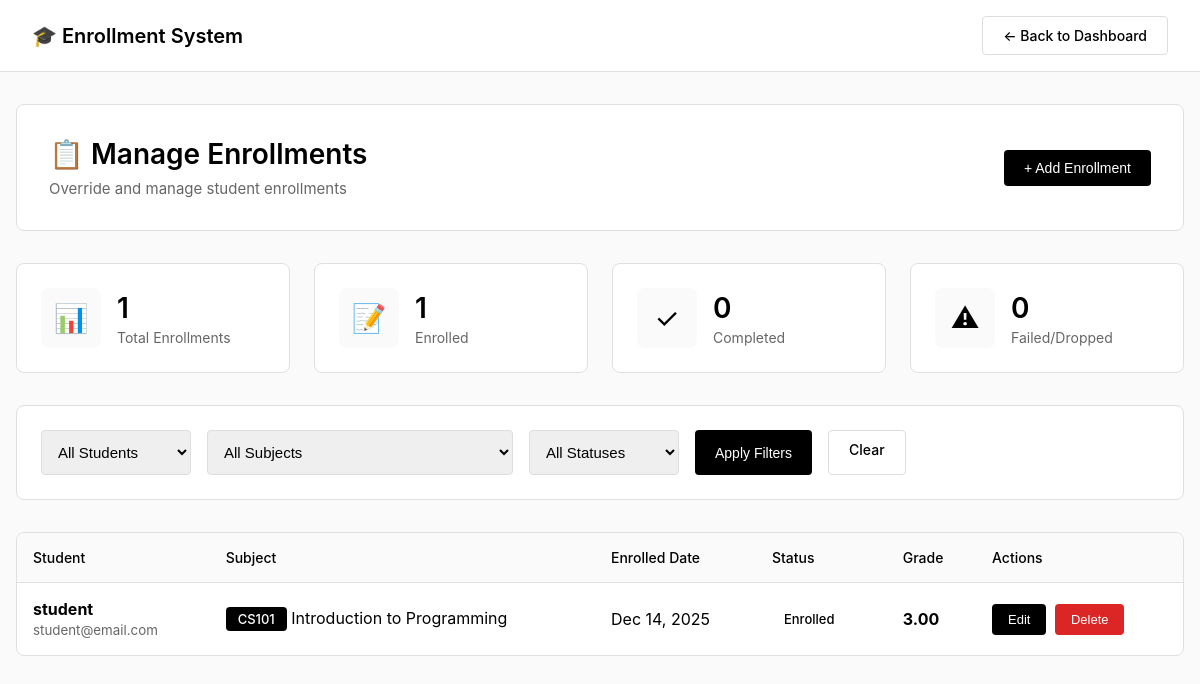
/admin/enrollments.php (signed in), run on the app's committed database.
### tables this page shows
CREATE TABLE `enrollments` (
  `id` int(11) NOT NULL,
  `student_id` int(11) NOT NULL,
  `subject_id` int(11) NOT NULL,
  `enrollment_date` timestamp NOT NULL DEFAULT current_timestamp(),
  `status` enum('Enrolled','Completed','Dropped','Failed') DEFAULT 'Enrolled',
  `grade` decimal(5,2) DEFAULT NULL,
  `remarks` text DEFAULT NULL
);

CREATE TABLE `users` (
  `id` int(11) NOT NULL,
  `username` varchar(50) NOT NULL,
  `password` varchar(255) NOT NULL,
  `full_name` varchar(100) NOT NULL,
  `email` varchar(100) NOT NULL,
  `user_type` enum('Student','Faculty','Administrator') NOT NULL,
  `profile_picture` varchar(255) DEFAULT NULL,
  `signature` varchar(255) DEFAULT NULL,
  `created_at` timestamp NOT NULL DEFAULT current_timestamp()
);

CREATE TABLE `subjects` (
  `id` int(11) NOT NULL,
  `subject_code` varchar(20) NOT NULL,
  `subject_name` varchar(100) NOT NULL,
  `description` text DEFAULT NULL,
  `units` int(11) NOT NULL DEFAULT 3,
  `faculty_id` int(11) DEFAULT NULL,
  `created_at` timestamp NOT NULL DEFAULT current_timestamp()
);

### admin/enrollments.php (the view, shortened to what this page needs)
<?php
require_once '../config.php';
$query = "
    SELECT
        e.id,
        e.enrollment_date,
        e.grade,
        e.status,
        e.remarks,
        u.id as student_id,
        u.full_name as student_name,
        u.email as student_email,
        s.id as subject_id,
        s.subject_code,
        s.subject_name
    FROM enrollments e
    JOIN users u ON e.student_id = u.id
    JOIN subjects s ON e.subject_id = s.id
    WHERE 1=1
";
$params = [];
$query .= " ORDER BY e.enrollment_date DESC";
$query = $db->prepare($query);
$query->execute($params);
$enrollments = $query->fetchAll();
$stats = $db->query("
    SELECT
        COUNT(*) as total,
        SUM(CASE WHEN status = 'Enrolled' THEN 1 ELSE 0 END) as enrolled,
        SUM(CASE WHEN status = 'Completed' THEN 1 ELSE 0 END) as completed,
        SUM(CASE WHEN status = 'Failed' THEN 1 ELSE 0 END) as failed,
        SUM(CASE WHEN status = 'Dropped' THEN 1 ELSE 0 END) as dropped
    FROM enrollments
")->fetch();
?>
<!DOCTYPE html>
<html lang="en">
<head>
    <link rel="stylesheet" href="../css/main.css">
    <link rel="stylesheet" href="../css/admin.css">
</head>
<body>
    <nav class="navbar">
        <a href="../index.php" class="navbar-brand">🎓 Enrollment System</a>
        <a href="../index.php" class="btn btn-secondary">← Back to Dashboard</a>
    </nav>
    <div class="container">
        <div class="page-header">
            <div>
                <h1>📋 Manage Enrollments</h1>
                <p>Override and manage student enrollments</p>
            </div>
            <button class="btn btn-primary" onclick="openModal()">+ Add Enrollment</button>
        </div>
        <div class="stats-grid">
            <div class="stat-card">
                <div class="stat-icon icon-blue">📊</div>
                <div class="stat-info">
                    <h3><?php echo $stats['total']; ?></h3>
                    <p>Total Enrollments</p>
                </div>
            </div>
            <div class="stat-card">
                <div class="stat-icon icon-purple">📝</div>
                <div class="stat-info">
                    <h3><?php echo $stats['enrolled']; ?></h3>
                    <p>Enrolled</p>
                </div>
            </div>
            <div class="stat-card">
                <div class="stat-icon icon-green">✓</div>
                <div class="stat-info">
                    <h3><?php echo $stats['completed']; ?></h3>
                    <p>Completed</p>
                </div>
            </div>
            <div class="stat-card">
                <div class="stat-icon icon-orange">⚠</div>
                <div class="stat-info">
                    <h3><?php echo $stats['failed'] + $stats['dropped']; ?></h3>
                    <p>Failed/Dropped</p>
                </div>
            </div>
        </div>
        <div class="filter-bar">
            <form method="GET" style="display: contents;">
                <select name="student_id" class="filter-select">
                    <option value="">All Students</option>
                </select>
                <select name="subject_id" class="filter-select">
                    <option value="">All Subjects</option>
                </select>
                <select name="status" class="filter-select">
                    <option value="">All Statuses</option>
                </select>
                <button type="submit" class="btn btn-primary">Apply Filters</button>
                <a href="enrollments.php" class="btn btn-secondary">Clear</a>
            </form>
        </div>
        <div class="table-container">
            <table>
                <thead>
                    <tr>
                        <th>Student</th>
                        <th>Subject</th>
                        <th>Enrolled Date</th>
                        <th>Status</th>
                        <th>Grade</th>
                        <th>Actions</th>
                    </tr>
                </thead>
                <tbody>
                    <?php if (empty($enrollments)): ?>
                        <tr>
                            <td colspan="6" style="text-align: center; padding: 2rem; color: #666;">
                                No enrollments found
                            </td>
                        </tr>
                    <?php else: ?>
                        <?php foreach ($enrollments as $enrollment): ?>
                            <tr>
                                <td>
                                    <strong><?php echo htmlspecialchars($enrollment['student_name']); ?></strong><br>
                                    <small style="color: #666;"><?php echo htmlspecialchars($enrollment['student_email']); ?></small>
                                </td>
                                <td>
                                    <span class="subject-code-badge"><?php echo htmlspecialchars($enrollment['subject_code']); ?></span>
                                    <?php echo htmlspecialchars($enrollment['subject_name']); ?>
                                </td>
                                <td><?php echo date('M d, Y', strtotime($enrollment['enrollment_date'])); ?></td>
                                <td>
                                    <span class="role-badge role-<?php echo strtolower($enrollment['status']); ?>">
                                        <?php echo htmlspecialchars($enrollment['status']); ?>
                                    </span>
                                </td>
                                <td>
                                    <?php if ($enrollment['grade']): ?>
                                        <strong><?php echo $enrollment['grade']; ?></strong>
                                    <?php else: ?>
                                        <span style="color: #999;">Not graded</span>
                                    <?php endif; ?>
                                </td>
                                <td>
                                    <button class="btn btn-primary btn-sm" onclick='editEnrollment(<?php echo json_encode($enrollment); ?>)'>Edit</button>
                                    <form method="POST" style="display: inline;" onsubmit="return confirm('Delete this enrollment?');">
                                        <button type="submit" class="btn btn-danger btn-sm">Delete</button>
                                    </form>
                                </td>
                            </tr>
                        <?php endforeach; ?>
                    <?php endif; ?>
                </tbody>
            </table>
        </div>
    </div>
</body>
</html>

### css/main.css (style rules this page uses)
* { margin: 0; padding: 0; box-sizing: border-box; }
body { font-family: -apple-system, BlinkMacSystemFont, 'Segoe UI', sans-serif; background: #fafafa; min-height: 100vh; color: #000; }
.navbar { background: white; padding: 1rem 2rem; border-bottom: 1px solid #e0e0e0; display: flex; justify-content: space-between; align-items: center; }
.navbar-brand { font-size: 1.25rem; font-weight: 600; color: #000; text-decoration: none; }
.container { max-width: 1200px; margin: 0 auto; padding: 2rem 1rem; }
.btn { display: inline-block; padding: 0.625rem 1.25rem; background: #000; color: white; text-decoration: none; border-radius: 4px; border: none; cursor: pointer; font-size: 0.875rem; transition: opacity 0.2s; font-weight: 500; }
.btn-secondary { background: white; color: #000; border: 1px solid #ddd; }
.btn-primary { background: #000; color: white; }
.btn-danger { background: #dc2626; }
.btn-sm { padding: 0.5rem 1rem; font-size: 0.813rem; }
.page-header { background: white; border: 1px solid #e0e0e0; border-radius: 8px; padding: 2rem; margin-bottom: 2rem; }
.page-header h1 { color: #000; margin-bottom: 0.5rem; font-size: 1.75rem; font-weight: 600; }
.page-header p { color: #666; font-size: 0.938rem; }

### css/admin.css (style rules this page uses)
body { font-family: -apple-system, BlinkMacSystemFont, 'Segoe UI', sans-serif; background: #fafafa; min-height: 100vh; }
.page-header { background: white; border: 1px solid #e0e0e0; border-radius: 8px; padding: 2rem; margin-bottom: 2rem; display: flex; justify-content: space-between; align-items: center; flex-wrap: wrap; gap: 1rem; }
.table-container { background: white; border: 1px solid #e0e0e0; border-radius: 8px; padding: 0; overflow-x: auto; }
table { width: 100%; border-collapse: collapse; min-width: 800px; }
th, td { padding: 1rem; text-align: left; border-bottom: 1px solid #e0e0e0; }
th { background: #fafafa; font-weight: 500; color: #000; font-size: 0.875rem; }
tr:last-child td { border-bottom: none; }
.subject-code-badge { display: inline-block; background: #000; color: white; padding: 0.25rem 0.75rem; border-radius: 4px; font-size: 0.813rem; font-weight: 500; }
.role-badge { display: inline-block; padding: 0.25rem 0.75rem; border-radius: 4px; font-size: 0.813rem; font-weight: 500; }
.stats-grid { display: grid; grid-template-columns: repeat(auto-fit, minmax(250px, 1fr)); gap: 1.5rem; margin-bottom: 2rem; }
.stat-card { background: white; border: 1px solid #e0e0e0; border-radius: 8px; padding: 1.5rem; display: flex; align-items: center; gap: 1rem; }
.stat-icon { width: 60px; height: 60px; border-radius: 8px; display: flex; align-items: center; justify-content: center; font-size: 1.75rem; background: #fafafa; }
.stat-info h3 { font-size: 1.75rem; color: #000; margin-bottom: 0.25rem; font-weight: 600; }
.stat-info p { color: #666; font-size: 0.875rem; }
.filter-bar { background: white; border: 1px solid #e0e0e0; border-radius: 8px; padding: 1.5rem; margin-bottom: 2rem; display: flex; gap: 1rem; flex-wrap: wrap; }
.filter-select { padding: 0.75rem; border: 1px solid #ddd; border-radius: 4px; font-size: 0.938rem; min-width: 150px; }
td form { display: inline; margin: 0 0.25rem; }

### data on the page
enrollments: student.full_name "student", student.email "student@email.com", subject.subject_code "CS101", subject.subject_name "Introduction to Programming", enrollment_date "Dec 14, 2025", status "Enrolled", grade "3.00"

### other printed values
$stats['total'] "1"
$stats['enrolled'] "1"
$stats['completed'] "0"
$stats['failed'] + $stats['dropped'] "0"
